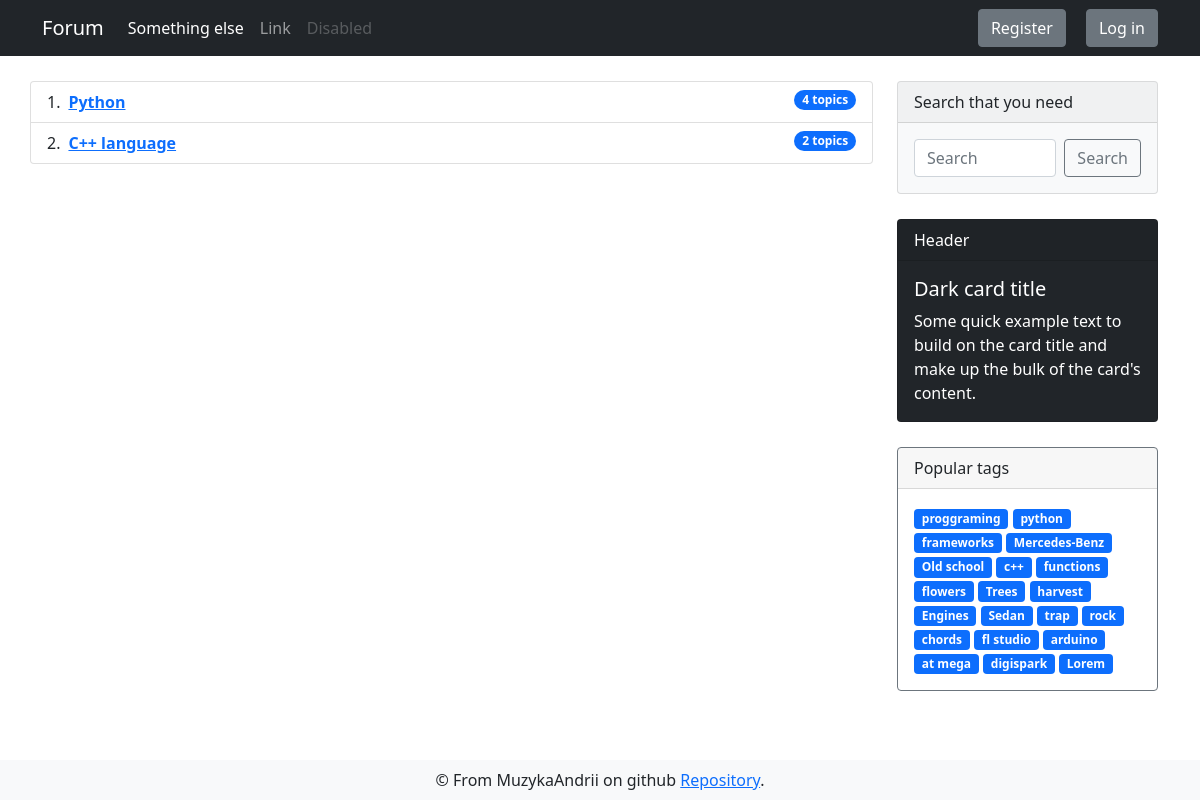
The app's page /forum/programing with its own data.
### app/models.py (models this page shows, shortened)
class DbMixin(object):
    def save(self):
        db.session.add(self)
        db.session.commit()

class Theme(DbMixin, db.Model):
    id = db.Column(db.Integer, primary_key = True, autoincrement=True)
    name = db.Column(db.String(150), unique=True, nullable=False)
    slug = db.Column(db.String(100), unique=True, nullable=False)
    section_id = db.Column(db.Integer, db.ForeignKey('section.id'), nullable=False)
    discussions = db.relationship('Discussion', backref='parent_theme', lazy='dynamic')

class Tag(DbMixin, db.Model):
    id = db.Column(db.Integer, primary_key = True, autoincrement=True)
    name = db.Column(db.String(50), unique=True, nullable=False)
    slug = db.Column(db.String(100), unique=True, nullable=False)
    section_id = db.Column(db.Integer, db.ForeignKey('section.id'), nullable=False)

### app/views.py (the view)
@app.route('/forum/<string:section_slug>')
def themes_index(section_slug):
    current_section = Section.get_from_slug(section_slug)
    themes = current_section.themes
    return render_template('forum/themes.html', tags=get_tags(), themes=themes, section_slug=current_section.slug, title='Themes list')

### app/models.py (called while the page is built)
    @staticmethod
    def get_from_slug(slug):
        return Section.query.filter_by(slug=slug).first_or_404()

### app/views.py (called while the page is built)
@app.before_request
def update_last_seen():
    if current_user.is_authenticated:
        current_user.update_last_seen()

@app.before_request
@cache.cached(timeout=60)
def check_banned():
    if current_user.is_authenticated and current_user.is_banned == True:
        ban_reason = current_user.ban_reason
        logout_user()
        return render_template('alerts/banned.html', reason=ban_reason)

@cache.cached(timeout=600, key_prefix='tags')
def get_tags():
    return Tag.query.limit(25).all()

### app/templates/forum/themes.html
{% extends "layouts/base.html" %}
{% block content %}
<div class="container">
    <div class="row">
        <ol style="margin-top: 25px;" class="col-md-9 list-group list-group-numbered">
            {% for theme in themes %}
            <li class="list-group-item d-flex justify-content-between align-items-start">
                <div class="ms-2 me-auto">
                    <div class="fw-bold"><a
                            href="{{ url_for('discussions_index', section_slug=section_slug, theme_slug=theme.slug) }}">{{ theme.name }}</a>
                    </div>
                </div>
                <span class="badge bg-primary rounded-pill">{{ theme.discussions.count() }} topics</span>
            </li>
            {% endfor %}
        </ol>
        {% include 'layouts/sidebar.html' %}
    </div>
</div>
{% endblock %}

### app/templates/layouts/sidebar.html
<div class="sidebar col-md-3">
    <div class="card text-dark bg-light mb-3" style="max-width: 18rem;">
        <div class="card-header">Search that you need</div>
        <form method="GET" action="{{ url_for('search') }}" class="card-body d-flex">
            <input name="search_query" value="{{ request.args.get('search_query', '') }}" class="form-control me-2" type="text" placeholder="Search" aria-label="Search">
            <button class="btn btn-outline-secondary" type="submit">Search</button>
        </form>
    </div>
    <div class="card text-white bg-dark mb-3" style="max-width: 18rem;">
        <div class="card-header">Header</div>
        <div class="card-body">
            <h5 class="card-title">Dark card title</h5>
            <p class="card-text">Some quick example text to build on the card title and make up the bulk of the
                card's content.</p>
        </div>
    </div>
    <div class="card border-secondary mb-3" style="max-width: 18rem;">
        <div class="card-header">Popular tags</div>
        <div class="card-body text-secondary">
            {% for tag in tags %}
            <a href="{{ url_for('tags_discussions', tag_slug=tag.slug) }}" class="tag badge bg-primary">{{ tag.name }}</a>
            {% endfor %}
        </div>
    </div>
</div>

### app/static/css/style.css (style rules this page uses)
.card { margin: 25px 0; }
.tag { text-decoration: none; }

### records on screen
Theme: name "Python", discussions.count "4"
Theme: name "C++ language", discussions.count "2"
Tag: name "proggraming"
Tag: name "python"
Tag: name "frameworks"
Tag: name "Mercedes-Benz"
Tag: name "Old school"
Tag: name "c++"
Tag: name "functions"
Tag: name "flowers"
Tag: name "Trees"
Tag: name "harvest"
Tag: name "Engines"
Tag: name "Sedan"
Tag: name "trap"
Tag: name "rock"
Tag: name "chords"
Tag: name "fl studio"
Tag: name "arduino"
Tag: name "at mega"
Tag: name "digispark"
Tag: name "Lorem"
